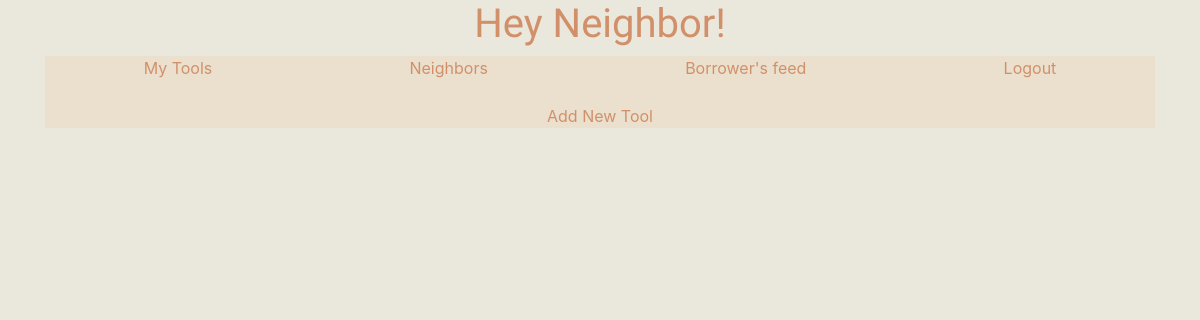
/my_tools/ (signed in), run on an earlier commit of the app's database.
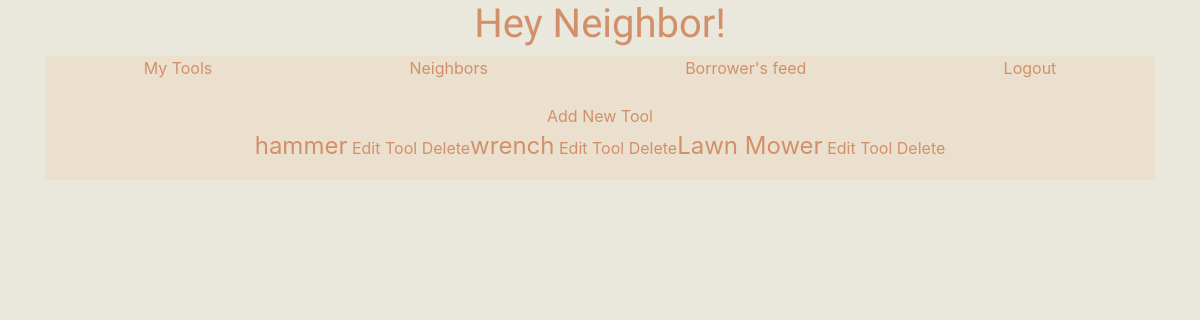
And on a later commit of the database.
### tools/models.py (models this page shows)
class Tool(models.Model):
    HAND_TOOL = "HAND TOOL"
    GARDEN_TOOL = "GARDEN TOOL"
    POWER_TOOL = "POWER TOOL"
    Type_Choices = [
        (HAND_TOOL,"Hand Tool"),
        (GARDEN_TOOL, "Garden Tool"),
        (POWER_TOOL, "Power Tool"),
    ]
    name = models.CharField(max_length=255)
    type = models.CharField(max_length=255, choices=Type_Choices, default=HAND_TOOL)
    owner = models.ForeignKey(User, on_delete=models.CASCADE)
    is_available = models.BooleanField(default=False)

### tools/views.py (the view)
# urls.py: path("my_tools/", views.MyToolsView.as_view(), name="mytools"),
class MyToolsView(LoginRequiredMixin, generic.ListView):
    template_name = "tools/my_tools.html"
    model = Tool
    context_object_name = "tool_list"
    def get_queryset(self):
        return Tool.objects.filter(owner=self.request.user)

### tools/templates/tools/my_tools.html
{% extends "tools/base.html" %}
{% if request.user.is_authenticated %}
{% block content %}
<section class="row no-gutters font justify-content-center">
    <a class="col-12 justify-content-center d-flex" href="{% url 'tools:newtool'%}">Add New Tool</a>
    <ul class="d-flex">
    {% for tool in tool_list %}
        <li class="d">
        <span class="tool-name">{{tool.name}}</span>
        <a href="{% url 'tools:update_tool' tool.id%}">Edit Tool</a>
        <a href="{% url 'tools:deletetool' tool.id %}">Delete</a>
        </li>
    {% endfor %}
    </ul>
</section>
{% endblock %}
{% endif %}

What changed in the data, as far as the page shows it:
added Tool: name "hammer"
added Tool: name "wrench"
added Tool: name "Lawn Mower"
